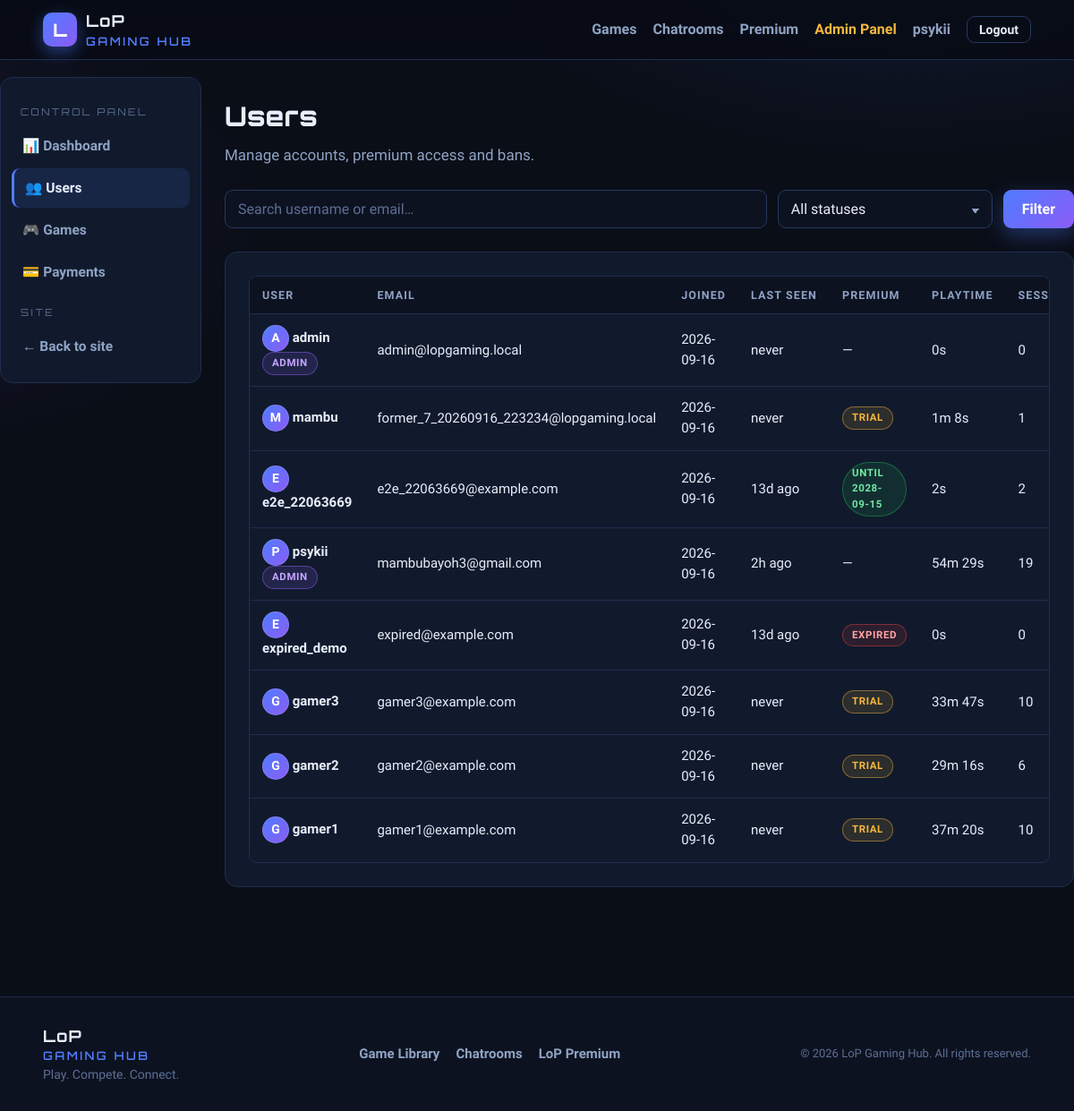
Page /admin/users (signed in) on the committed database.
### models.py (models this page shows, shortened)
class User(UserMixin, db.Model):
    __tablename__ = "users"
    id = db.Column(db.Integer, primary_key=True)
    username = db.Column(db.String(40), unique=True, nullable=False, index=True)
    email = db.Column(db.String(160), unique=True, nullable=False, index=True)
    password_hash = db.Column(db.String(255), nullable=False)
    role = db.Column(db.String(20), nullable=False, default="user")  # user | admin
    is_banned = db.Column(db.Boolean, nullable=False, default=False)
    ban_reason = db.Column(db.String(250))
    banned_at = db.Column(db.DateTime)
    banned_until = db.Column(db.DateTime)
    trial_started_at = db.Column(db.DateTime, nullable=False, default=now_utc)
    premium_until = db.Column(db.DateTime)
    created_at = db.Column(db.DateTime, nullable=False, default=now_utc)
    last_seen_at = db.Column(db.DateTime)
    failed_attempts = db.Column(db.Integer, nullable=False, default=0)
    locked_until = db.Column(db.DateTime)
    sessions = db.relationship("GameSession", back_populates="user", lazy="dynamic")
    messages = db.relationship("ChatMessage", back_populates="user", lazy="dynamic")
    payments = db.relationship("PaymentRequest", back_populates="user", lazy="dynamic",
                               foreign_keys="PaymentRequest.user_id")
    @property
    def is_admin(self) -> bool:
        return self.role == "admin"
    @property
    def has_premium(self) -> bool:
        return self.premium_until is not None and self.premium_until > now_utc()
    def premium_status(self):
        if self.is_admin:
            return ("admin", None)
        if self.has_premium:
            return ("active", self.premium_until)
        trial_days = current_app.config["TRIAL_DURATION_DAYS"]
        if self.trial_started_at:
            trial_end = self.trial_started_at + timedelta(days=trial_days)
            if now_utc() < trial_end:
                return ("trial", trial_end)
            if self.premium_until is not None:
                return ("expired", self.premium_until)
            return ("expired", trial_end)
        return ("none", None)
    def total_playtime(self) -> int:
        total = db.session.query(
            db.func.coalesce(db.func.sum(GameSession.duration_seconds), 0)
        ).filter(GameSession.user_id == self.id).scalar()
        return int(total or 0)

### blueprints/admin.py (the view)
@admin_bp.route("/users")
@admin_required
def users():
    q = (request.args.get("q") or "").strip()
    status = (request.args.get("status") or "").strip()
    page = max(1, request.args.get("page", 1, type=int))
    query = User.query
    if q:
        like = f"%{q}%"
        query = query.filter(
            db.or_(User.username.ilike(like), User.email.ilike(like))
        )
    if status == "banned":
        query = query.filter(User.is_banned.is_(True))
    elif status == "premium":
        query = query.filter(User.premium_until > now_utc())
    elif status == "trial":
        query = query.filter(
            User.premium_until.is_(None),
            User.trial_started_at > now_utc() - timedelta(days=current_app.config["TRIAL_DURATION_DAYS"]),
        )
    query = query.order_by(User.created_at.desc())
    pagination = query.paginate(page=page, per_page=20, error_out=False)
    rows = []
    for u in pagination.items:
        st, end = u.premium_status()
        rows.append(
            {
                "user": u,
                "premium_state": st,
                "premium_end": end,
                "playtime": u.total_playtime(),
                "sessions": u.sessions.count(),
            }
        )
    return render_template(
        "admin/users.html",
        rows=rows,
        pagination=pagination,
        q=q,
        status=status,
    )

### app.py (called while the page is built)
@login_manager.user_loader
def load_user(user_id: str):
    return db.session.get(User, int(user_id))

### blueprints/admin.py (called while the page is built)
def admin_required(fn):
    @wraps(fn)
    @login_required
    def wrapper(*args, **kwargs):
        if not current_user.is_admin:
            abort(403)
        return fn(*args, **kwargs)
    return wrapper

### helpers.py (called while the page is built)
def fmt_duration(seconds: int) -> str:
    seconds = int(seconds or 0)
    h, rem = divmod(seconds, 3600)
    m, s = divmod(rem, 60)
    if h:
        return f"{h}h {m}m"
    if m:
        return f"{m}m {s}s"
    return f"{s}s"

def time_ago(dt) -> str:
    if dt is None:
        return "never"
    delta = now_utc() - dt
    s = int(delta.total_seconds())
    if s < 60:
        return "just now"
    if s < 3600:
        return f"{s // 60}m ago"
    if s < 86400:
        return f"{s // 3600}h ago"
    if s < 86400 * 30:
        return f"{s // 86400}d ago"
    return dt.strftime("%Y-%m-%d")

### models.py (called while the page is built)
def now_utc():
    return datetime.now(timezone.utc).replace(tzinfo=None)

### templates/admin/users.html (shortened to what this page needs)
{% extends "admin/base.html" %}
{% block admin_content %}
<div class="page-head">
  <h1 class="page-title">Users</h1>
  <p class="page-sub">Manage accounts, premium access and bans.</p>
</div>
<form class="filter-bar" method="get">
  <input class="form-control search-input" type="search" name="q" value="{{ q }}" placeholder="Search username or email…">
  <select class="form-control filter-select" name="status">
    <option value="">All statuses</option>
  </select>
  <button class="btn btn-primary" type="submit">Filter</button>
</form>
<div class="card">
  <div class="table-wrap">
    <table class="table">
      <thead>
        <tr><th>User</th><th>Email</th><th>Joined</th><th>Last seen</th><th>Premium</th><th>Playtime</th><th>Sessions</th><th>Status</th><th></th></tr>
      </thead>
      <tbody>
        {% for row in rows %}
          {% set u = row.user %}
          <tr class="{% if u.is_banned %}row-banned{% endif %}">
            <td>
              <span class="avatar avatar-sm">{{ u.username[:1]|upper }}</span>
              <strong>{{ u.username }}</strong>{% if u.is_admin %} <span class="pill pill-admin">ADMIN</span>{% endif %}
            </td>
            <td>{{ u.email }}</td>
            <td>{{ u.created_at.strftime('%Y-%m-%d') }}</td>
            <td>{{ u.last_seen_at|time_ago }}</td>
            <td>
              {% if row.premium_state == 'active' %}<span class="pill pill-approved">until {{ row.premium_end.strftime('%Y-%m-%d') }}</span>
              {% elif row.premium_state == 'trial' %}<span class="pill pill-pending">trial</span>
              {% elif row.premium_state == 'expired' %}<span class="pill pill-rejected">expired</span>
              {% else %}—{% endif %}
            </td>
            <td>{{ row.playtime|fmt_duration }}</td>
            <td>{{ row.sessions }}</td>
          </tr>
        {% else %}
          <tr><td colspan="9" class="empty-state">No users found.</td></tr>
        {% endfor %}
      </tbody>
    </table>
  </div>
</div>
{% endblock %}

### templates/base.html (shortened to what this page needs)
<!doctype html>
<html lang="en">
<head>
  <link rel="stylesheet" href="{{ url_for('static', filename='css/style.css') }}">
</head>
<body>
  {% set nav_links = [('main.index', 'Home'), ('games.library', 'Game Library')] %}
  <nav class="navbar">
    <div class="container nav-inner">
      <a class="brand" href="{{ url_for('main.index') }}">
        <span class="brand-mark">L</span>
        <span class="brand-text">LoP <em>GAMING HUB</em></span>
      </a>
      <div class="nav-links" id="navLinks">
        {% if current_user.is_authenticated %}
          <a class="nav-link" href="{{ url_for('games.library') }}">Games</a>
          <a class="nav-link" href="{{ url_for('chat.hub') }}">Chatrooms</a>
          <a class="nav-link" href="{{ url_for('premium.index') }}">
            Premium
          </a>
          {% if current_user.is_admin %}
            <a class="nav-link nav-admin" href="{{ url_for('admin.dashboard') }}">Admin Panel</a>
          {% endif %}
          <a class="nav-link" href="{{ url_for('auth.profile') }}">{{ current_user.username }}</a>
          <a class="btn btn-ghost btn-sm" href="{{ url_for('auth.logout') }}">Logout</a>
        {% else %}
          <a class="nav-link" href="{{ url_for('main.index') }}">Home</a>
          <a class="nav-link" href="{{ url_for('auth.login') }}">Login</a>
          <a class="btn btn-primary btn-sm" href="{{ url_for('auth.register') }}">Sign Up Free</a>
        {% endif %}
      </div>
    </div>
  </nav>
  <main class="page">
    {% block content %}{% endblock %}
  </main>
  <footer class="footer">
    <div class="container footer-inner">
      <div>
        <span class="brand-text">LoP <em>GAMING HUB</em></span>
        <p class="footer-sub">Play. Compete. Connect.</p>
      </div>
      <div class="footer-links">
        <a href="{{ url_for('games.library') }}">Game Library</a>
        <a href="{{ url_for('chat.hub') }}">Chatrooms</a>
        <a href="{{ url_for('premium.index') }}">LoP Premium</a>
      </div>
      <p class="footer-note">© {{ now_utc().year }} LoP Gaming Hub. All rights reserved.</p>
    </div>
  </footer>
</body>
</html>

### rows in the picture
User: username "psykii", username "P", username "psykii", email "mambubayoh3@gmail.com", created_at "2026-09-16", last_seen_at "2h ago"
User: username "A", username "admin", email "admin@lopgaming.local", created_at "2026-09-16", last_seen_at "never"
User: username "M", username "mambu", email "former_7_20260916_223234@lopgaming.local", created_at "2026-09-16", last_seen_at "never"
User: username "E", username "e2e_22063669", email "e2e_22063669@example.com", created_at "2026-09-16", last_seen_at "13d ago", premium_end "2028-09-15"
User: username "E", username "expired_demo", email "expired@example.com", created_at "2026-09-16", last_seen_at "13d ago"
User: username "G", username "gamer3", email "gamer3@example.com", created_at "2026-09-16", last_seen_at "never"
User: username "G", username "gamer2", email "gamer2@example.com", created_at "2026-09-16", last_seen_at "never"
User: username "G", username "gamer1", email "gamer1@example.com", created_at "2026-09-16", last_seen_at "never"

### other values in the picture
{{ row.playtime|fmt_duration }} "0s" "1m 8s" "2s" "54m 29s" "0s" "33m 47s" "29m 16s" "37m 20s"
{{ row.sessions }} "0" "1" "2" "19" "0" "10" "6" "10"
{{ now_utc().year }} "2026"
